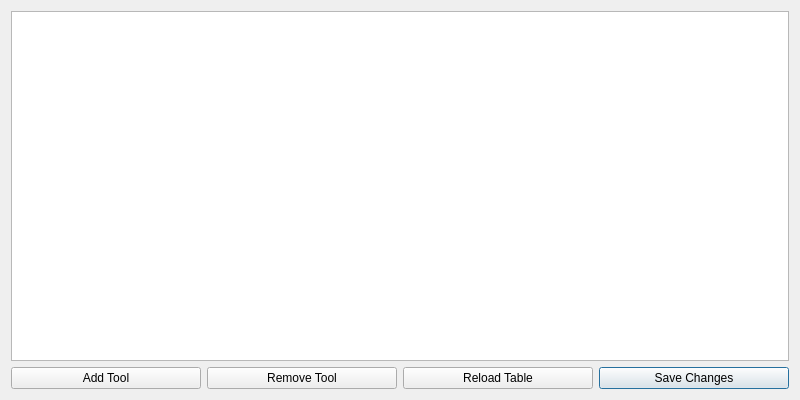
<?xml version="1.0" encoding="UTF-8"?>
<ui version="4.0">
 <class>Dialog</class>
 <widget class="QDialog" name="Dialog">
  <property name="geometry">
   <rect>
    <x>0</x>
    <y>0</y>
    <width>800</width>
    <height>400</height>
   </rect>
  </property>
  <property name="windowTitle">
   <string>Edit ToolTable</string>
  </property>
  <layout class="QVBoxLayout" name="verticalLayout">
   <item>
    <widget class="ToolTable" name="tooltable">
     <property name="verticalScrollMode">
      <enum>QAbstractItemView::ScrollPerPixel</enum>
     </property>
     <property name="horizontalScrollMode">
      <enum>QAbstractItemView::ScrollPerPixel</enum>
     </property>
    </widget>
   </item>
   <item>
    <layout class="QHBoxLayout" name="horizontalLayout">
     <item>
      <widget class="QPushButton" name="pushButton">
       <property name="text">
        <string>Add Tool</string>
       </property>
       <property name="icon">
        <iconset theme="add"/>
       </property>
       <property name="autoDefault">
        <bool>false</bool>
       </property>
      </widget>
     </item>
     <item>
      <widget class="QPushButton" name="pushButton_2">
       <property name="text">
        <string>Remove Tool</string>
       </property>
       <property name="icon">
        <iconset theme="remove"/>
       </property>
       <property name="autoDefault">
        <bool>false</bool>
       </property>
      </widget>
     </item>
     <item>
      <widget class="QPushButton" name="pushButton_3">
       <property name="text">
        <string>Reload Table</string>
       </property>
       <property name="icon">
        <iconset theme="view-refresh"/>
       </property>
       <property name="autoDefault">
        <bool>false</bool>
       </property>
      </widget>
     </item>
     <item>
      <widget class="QPushButton" name="pushButton_4">
       <property name="text">
        <string>Save Changes</string>
       </property>
       <property name="icon">
        <iconset theme="object-select"/>
       </property>
      </widget>
     </item>
    </layout>
   </item>
  </layout>
 </widget>
 <customwidgets>
  <customwidget>
   <class>ToolTable</class>
   <extends>QTableView</extends>
   <header>qtpyvcp.widgets.input_widgets.tool_table</header>
  </customwidget>
 </customwidgets>
 <resources/>
 <connections>
  <connection>
   <sender>pushButton_4</sender>
   <signal>clicked()</signal>
   <receiver>Dialog</receiver>
   <slot>accept()</slot>
   <hints>
    <hint type="sourcelabel">
     <x>649</x>
     <y>377</y>
    </hint>
    <hint type="destinationlabel">
     <x>535</x>
     <y>320</y>
    </hint>
   </hints>
  </connection>
  <connection>
   <sender>pushButton</sender>
   <signal>clicked()</signal>
   <receiver>tooltable</receiver>
   <slot>addTool()</slot>
   <hints>
    <hint type="sourcelabel">
     <x>117</x>
     <y>376</y>
    </hint>
    <hint type="destinationlabel">
     <x>106</x>
     <y>305</y>
    </hint>
   </hints>
  </connection>
  <connection>
   <sender>pushButton_2</sender>
   <signal>clicked()</signal>
   <receiver>tooltable</receiver>
   <slot>deleteSelectedTool()</slot>
   <hints>
    <hint type="sourcelabel">
     <x>308</x>
     <y>376</y>
    </hint>
    <hint type="destinationlabel">
     <x>308</x>
     <y>314</y>
    </hint>
   </hints>
  </connection>
  <connection>
   <sender>pushButton_3</sender>
   <signal>clicked()</signal>
   <receiver>tooltable</receiver>
   <slot>loadToolTable()</slot>
   <hints>
    <hint type="sourcelabel">
     <x>500</x>
     <y>378</y>
    </hint>
    <hint type="destinationlabel">
     <x>495</x>
     <y>260</y>
    </hint>
   </hints>
  </connection>
  <connection>
   <sender>pushButton_4</sender>
   <signal>clicked()</signal>
   <receiver>tooltable</receiver>
   <slot>saveToolTable()</slot>
   <hints>
    <hint type="sourcelabel">
     <x>697</x>
     <y>372</y>
    </hint>
    <hint type="destinationlabel">
     <x>696</x>
     <y>324</y>
    </hint>
   </hints>
  </connection>
 </connections>
</ui>
